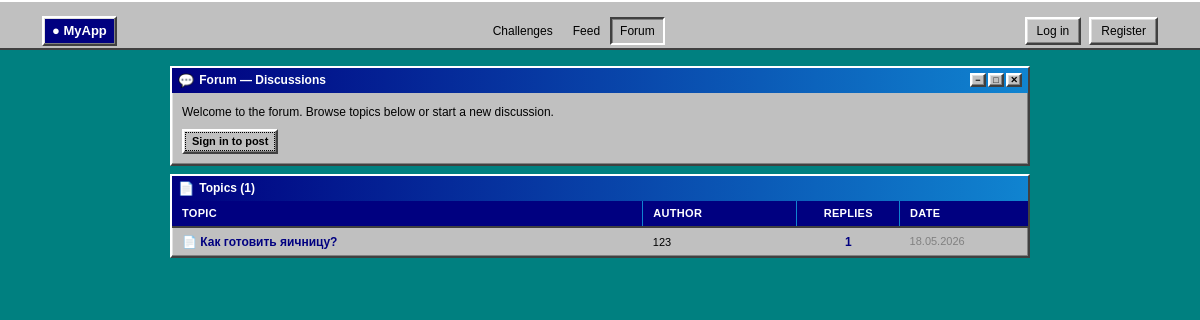
Page /forum on the committed database.
### app.py (models this page shows, shortened)
class ForumTopic(db.Model):
    __tablename__ = "forum_topic"
    id         = db.Column(db.Integer, primary_key=True)
    title      = db.Column(db.String(200), nullable=False)
    body       = db.Column(db.String(5000), nullable=False)
    user_id    = db.Column(db.Integer, db.ForeignKey("user.id"), nullable=False)
    created_at = db.Column(db.DateTime, server_default=db.func.now())
    author     = db.relationship("User", backref="forum_topics")
    comments   = db.relationship("ForumComment", backref="topic", lazy="dynamic",
                                 cascade="all, delete-orphan")

class User(db.Model):
    id           = db.Column(db.Integer, primary_key=True)
    username     = db.Column(db.String(80), unique=True, nullable=False)
    password     = db.Column(db.String(256), nullable=False)
    avatar       = db.Column(db.String(256), nullable=True)
    totp_secret  = db.Column(db.String(32),  nullable=True)
    totp_enabled = db.Column(db.Boolean, default=False, nullable=False)
    is_admin     = db.Column(db.Boolean, default=False, nullable=False)
    banner_color = db.Column(db.String(7),  nullable=True)
    points       = db.Column(db.Integer,    default=0,   nullable=False)
    posts        = db.relationship("Post", backref="author", lazy=True)
    following = db.relationship(
        "User", secondary=follows,
        primaryjoin=(follows.c.follower_id == id),
        secondaryjoin=(follows.c.followed_id == id),
        backref=db.backref("followers", lazy="dynamic"),
        lazy="dynamic",
    )

### app.py (the view, shortened to what this page needs)
@app.route("/forum", methods=["GET", "POST"])
def forum():
    topics = (ForumTopic.query
              .order_by(ForumTopic.created_at.desc())
              .all())
    comment_counts = {
        t.id: t.comments.count() for t in topics
    }
    return render_template("forum.html", topics=topics,
                           comment_counts=comment_counts, viewer=get_viewer())

### app.py (called while the page is built)
def get_viewer():
    me = session.get("username")
    return User.query.filter_by(username=me).first() if me else None

@app.context_processor
def inject_unread():
    username = session.get("username")
    if username:
        user = User.query.filter_by(username=username).first()
        if user:
            count = Message.query.filter_by(receiver_id=user.id, is_read=False).count()
            return {"unread_count": count, "viewer_is_admin": user.is_admin}
    return {"unread_count": 0, "viewer_is_admin": False}

### templates/forum.html (shortened to what this page needs)
{% extends "base.html" %}
{% block content %}
<div class="forum-wrap">
  <div class="forum-window mb-3">
    <div class="forum-titlebar">
      <span class="forum-titlebar-icon">&#128172;</span>
      Forum &mdash; Discussions
      <div class="forum-titlebar-btns">
        <span class="win-titlebtn">&#8722;</span>
        <span class="win-titlebtn">&#9633;</span>
        <span class="win-titlebtn win-titlebtn-close">&#10005;</span>
      </div>
    </div>
    <div class="forum-window-body">
      <p class="forum-desc">Welcome to the forum. Browse topics below or start a new discussion.</p>
      {% if viewer %}
        <button class="btn btn-primary btn-sm" type="button"
                data-bs-toggle="collapse" data-bs-target="#newTopicForm">
          &#43; New Topic
        </button>
      {% else %}
        <a href="/login" class="btn btn-primary btn-sm">Sign in to post</a>
      {% endif %}
    </div>
  </div>
  <div class="forum-window">
    <div class="forum-titlebar">
      <span class="forum-titlebar-icon">&#128196;</span>
      Topics ({{ topics|length }})
    </div>
    <div class="forum-window-body p-0">
      {% if topics %}
      <table class="forum-table w-100">
        <thead>
          <tr>
            <th style="width:55%">Topic</th>
            <th style="width:18%">Author</th>
            <th style="width:12%" class="text-center">Replies</th>
            <th style="width:15%">Date</th>
          </tr>
        </thead>
        <tbody>
          {% for topic in topics %}
          <tr class="forum-row">
            <td>
              <a href="/forum/{{ topic.id }}" class="forum-topic-link">
                &#128196; {{ topic.title }}
              </a>
            </td>
            <td>
              <a href="/u/{{ topic.author.username }}" class="forum-author-link">
                {{ topic.author.username }}
              </a>
            </td>
            <td class="text-center forum-reply-count">
              {{ comment_counts[topic.id] }}
            </td>
            <td class="forum-date">
              {{ topic.created_at.strftime("%d.%m.%Y") }}
            </td>
          </tr>
          {% endfor %}
        </tbody>
      </table>
      {% else %}
      <div class="empty-state">
        <div class="empty-icon">&#128172;</div>
        <p>No topics yet. Be the first to post!</p>
      </div>
      {% endif %}
    </div>
  </div>
</div>
{% endblock %}

### static/css/style.css (style rules this page uses)
:root { --bg: #008080; --surface: #c0c0c0; --text: #000000; --muted: #444444; --subtle: #808080; --border: #808080; --b-light: #ffffff; --b-mid: #dfdfdf; --b-dark: #808080; --b-darker: #404040; --accent: #000080; --accent-hover: #1084d0; --accent-light: #c0c0c0; --accent-muted: #000080; --radius: 0; --shadow: none; --shadow-md: none; }
*, *::before, *::after { box-sizing: border-box; }
body { background: var(--bg); color: var(--text); font-family: "MS Sans Serif", "Arial", Tahoma, sans-serif; font-size: 12px; line-height: 1.5; -webkit-font-smoothing: none; image-rendering: pixelated; }
a { color: var(--accent); text-decoration: underline; }
.btn { border-radius: 0 !important; font-family: "MS Sans Serif", "Arial", Tahoma, sans-serif; font-size: 12px; font-weight: 400; transition: none; min-width: 75px; }
.btn-primary { background: var(--surface) !important; color: var(--text) !important; border: 2px solid !important; border-color: var(--b-light) var(--b-darker) var(--b-darker) var(--b-light) !important; box-shadow: inset -1px -1px 0 var(--b-dark), inset 1px 1px 0 var(--b-mid) !important; font-weight: 700 !important; outline: 1px dotted #000 !important; outline-offset: -4px !important; }
.btn-sm { font-size: 11px; padding: 2px 8px; min-width: 60px; }
.mb-3 { margin-bottom: 8px !important; }
.forum-wrap { max-width: 860px; margin: 0 auto; }
.forum-window { background: var(--surface); border: 2px solid; border-color: var(--b-light) var(--b-darker) var(--b-darker) var(--b-light); box-shadow: inset -1px -1px 0 var(--b-dark), inset 1px 1px 0 var(--b-mid); }
.forum-titlebar { background: linear-gradient(to right, #000080 0%, #1084d0 100%); color: #fff; font-size: 12px; font-weight: 700; padding: 3px 6px; display: flex; align-items: center; gap: 5px; user-select: none; }
.forum-titlebar-icon { font-size: 13px; }
.forum-titlebar-btns { margin-left: auto; display: flex; gap: 2px; }
.win-titlebtn { display: inline-flex; align-items: center; justify-content: center; width: 16px; height: 14px; background: var(--surface); color: var(--text); font-size: 9px; font-weight: 700; border: 2px solid; border-color: var(--b-light) var(--b-darker) var(--b-darker) var(--b-light); box-shadow: inset -1px -1px 0 var(--b-dark), inset 1px 1px 0 var(--b-mid); cursor: pointer; }
.forum-window-body { padding: 10px; }
.forum-desc { font-size: 12px; margin-bottom: 8px; color: var(--text); }
.forum-table { border-collapse: collapse; font-size: 12px; }
.forum-table th { background: var(--accent); color: #fff; font-size: 11px; font-weight: 700; text-transform: uppercase; letter-spacing: .3px; padding: 4px 10px; border-bottom: 2px solid var(--b-darker); border-right: 1px solid #1084d0; }
.forum-table th:last-child { border-right: none; }
.forum-table td { padding: 5px 10px; border-bottom: 1px solid var(--b-dark); vertical-align: middle; }
.forum-table tr:last-child td { border-bottom: none; }
.forum-topic-link { color: var(--accent); text-decoration: none; font-weight: 700; }
.forum-author-link { color: var(--text); text-decoration: none; font-size: 11px; }
.forum-reply-count { font-weight: 700; color: var(--accent); }
.forum-date { font-size: 11px; color: var(--subtle); white-space: nowrap; }

### rows in the picture
ForumTopic: title "Как готовить яичницу?", author.username "123", id "1", created_at "18.05.2026"

### other values in the picture
{{ topics|length }} "1"
